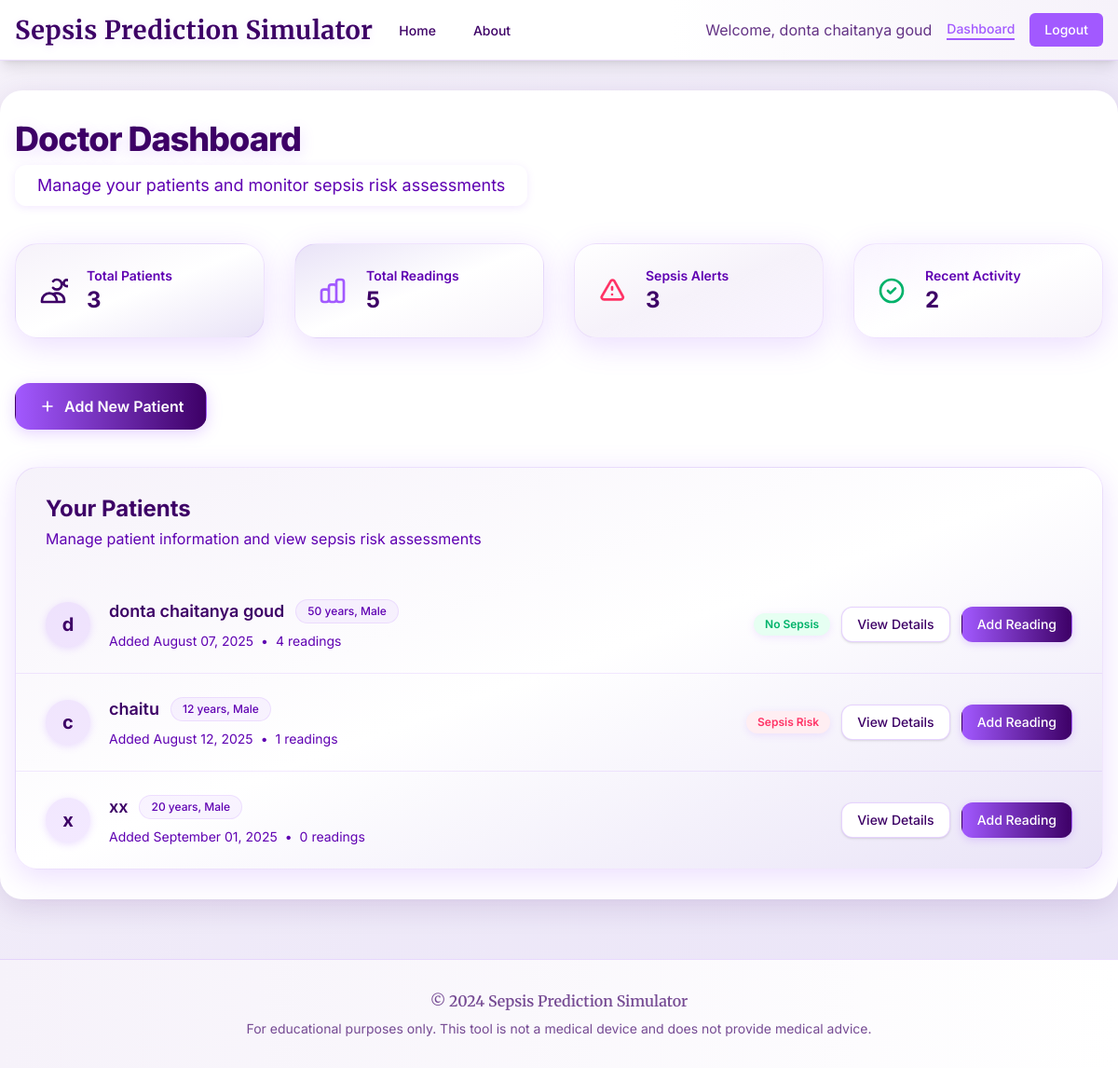
The page /dashboard (signed in) on the database its author committed.
### app.py (models this page shows)
class User(UserMixin, db.Model):
    id = db.Column(db.Integer, primary_key=True)
    email = db.Column(db.String(120), unique=True, nullable=False)
    name = db.Column(db.String(120), nullable=False)
    password_hash = db.Column(db.String(255), nullable=False)
    created_at = db.Column(db.DateTime, default=datetime.utcnow)
    patients = db.relationship('Patient', backref='doctor', lazy=True)

class Patient(db.Model):
    id = db.Column(db.Integer, primary_key=True)
    doctor_id = db.Column(db.Integer, db.ForeignKey('user.id'), nullable=False)
    name = db.Column(db.String(120), nullable=False)
    age = db.Column(db.Integer, nullable=False)
    gender = db.Column(db.String(10), nullable=False)
    created_at = db.Column(db.DateTime, default=datetime.utcnow)
    readings = db.relationship('Reading', backref='patient', lazy=True, order_by='Reading.timestamp.desc()')

### app.py (the view)
@app.route('/dashboard')
@doctor_required
def dashboard():
    patients = Patient.query.filter_by(doctor_id=current_user.id).all()
    return render_template('dashboard.html', patients=patients)

### app.py (called while the page is built)
@login_manager.user_loader
def load_user(user_id):
    return User.query.get(int(user_id))

def doctor_required(f):
    @wraps(f)
    def decorated_function(*args, **kwargs):
        if not current_user.is_authenticated:
            return redirect(url_for('login'))
        return f(*args, **kwargs)
    return decorated_function

### templates/dashboard.html (shortened to what this page needs)
{% extends "base.html" %}
{% block content %}
<div class="max-w-7xl mx-auto">
    <div class="mb-10">
        <h1 class="text-4xl font-extrabold" style="color: #3D0066; letter-spacing: -1px; text-shadow: 0 4px 16px #A259FF33;">
            Doctor Dashboard
        </h1>
        <p class="text-lg text-[#5F00B2] mt-2 bg-white inline-block px-6 py-2 rounded-xl shadow" style="box-shadow: 0 2px 8px 0 #A259FF22;">
            Manage your patients and monitor sepsis risk assessments
        </p>
    </div>
    <div class="grid grid-cols-1 md:grid-cols-4 gap-8 mb-12">
        <div class="bg-gradient-to-br from-[#f6f2fa] via-white to-[#e9e3f7] rounded-3xl shadow-2xl border border-[#A259FF22] transform hover:-translate-y-1 transition duration-200" style="box-shadow: 0 8px 32px 0 #A259FF33;">
            <div class="p-6">
                <div class="flex items-center">
                    <div class="flex-shrink-0">
                        <svg class="h-8 w-8 text-[#3D0066]" fill="none" stroke="currentColor" viewBox="0 0 24 24">
                            <path stroke-linecap="round" stroke-linejoin="round" stroke-width="2" d="M12 4.354a4 4 0 110 5.292M15 21H3v-1a6 6 0 0112 0v1zm0 0h6v-1a6 6 0 00-9-5.197m13.5-9a2.5 2.5 0 11-5 0 2.5 2.5 0 015 0z"></path>
                        </svg>
                    </div>
                    <div class="ml-5 w-0 flex-1">
                        <dl>
                            <dt class="text-sm font-semibold text-[#5F00B2] truncate">Total Patients</dt>
                            <dd class="text-2xl font-bold" style="color: #3D0066;">{{ patients|length }}</dd>
                        </dl>
                    </div>
                </div>
            </div>
        </div>
        <div class="bg-gradient-to-br from-[#e9e3f7] via-white to-[#f6f2fa] rounded-3xl shadow-2xl border border-[#A259FF22] transform hover:-translate-y-1 transition duration-200" style="box-shadow: 0 8px 32px 0 #A259FF33;">
            <div class="p-6">
                <div class="flex items-center">
                    <div class="flex-shrink-0">
                    </div>
                    <div class="ml-5 w-0 flex-1">
                        <dl>
                            <dt class="text-sm font-semibold text-[#5F00B2] truncate">Total Readings</dt>
                            <dd class="text-2xl font-bold" style="color: #3D0066;">
                                {% set total_readings = namespace(value=0) %}
                                {% for patient in patients %}
                                    {% set total_readings.value = total_readings.value + patient.readings|length %}
                                {% endfor %}
                                {{ total_readings.value }}
                            </dd>
                        </dl>
                    </div>
                </div>
            </div>
        </div>
        <div class="bg-gradient-to-br from-[#fff] via-[#f6f2fa] to-[#A259FF11] rounded-3xl shadow-2xl border border-[#A259FF22] transform hover:-translate-y-1 transition duration-200" style="box-shadow: 0 8px 32px 0 #A259FF33;">
            <div class="p-6">
                <div class="flex items-center">
                    <div class="flex-shrink-0">
                        <svg class="h-8 w-8 text-[#FF3366]" fill="none" stroke="currentColor" viewBox="0 0 24 24">
                            <path stroke-linecap="round" stroke-linejoin="round" stroke-width="2" d="M12 9v2m0 4h.01m-6.938 4h13.856c1.54 0 2.502-1.667 1.732-2.5L13.732 4c-.77-.833-1.964-.833-2.732 0L3.732 16.5c-.77.833.192 2.5 1.732 2.5z"></path>
                        </svg>
                    </div>
                    <div class="ml-5 w-0 flex-1">
                        <dl>
                            <dt class="text-sm font-semibold text-[#5F00B2] truncate">Sepsis Alerts</dt>
                            <dd class="text-2xl font-bold" style="color: #3D0066;">
                                {% set sepsis_count = namespace(value=0) %}
                                {% for patient in patients %}
                                    {% for reading in patient.readings %}
                                        {% if reading.prediction %}
                                            {% set sepsis_count.value = sepsis_count.value + 1 %}
                                        {% endif %}
                                    {% endfor %}
                                {% endfor %}
                                {{ sepsis_count.value }}
                            </dd>
                        </dl>
                    </div>
                </div>
            </div>
        </div>
        <div class="bg-gradient-to-br from-[#A259FF11] via-white to-[#f6f2fa] rounded-3xl shadow-2xl border border-[#A259FF22] transform hover:-translate-y-1 transition duration-200" style="box-shadow: 0 8px 32px 0 #A259FF33;">
            <div class="p-6">
                <div class="flex items-center">
                    <div class="flex-shrink-0">
                        <svg class="h-8 w-8 text-[#00B26A]" fill="none" stroke="currentColor" viewBox="0 0 24 24">
                            <path stroke-linecap="round" stroke-linejoin="round" stroke-width="2" d="M9 12l2 2 4-4m6 2a9 9 0 11-18 0 9 9 0 0118 0z"></path>
                        </svg>
                    </div>
                    <div class="ml-5 w-0 flex-1">
                        <dl>
                            <dt class="text-sm font-semibold text-[#5F00B2] truncate">Recent Activity</dt>
                            <dd class="text-2xl font-bold" style="color: #3D0066;">
                                {% set recent_count = namespace(value=0) %}
                                {% for patient in patients %}
                                    {% for reading in patient.readings[:1] %}
                                        {% set recent_count.value = recent_count.value + 1 %}
                                    {% endfor %}
                                {% endfor %}
                                {{ recent_count.value }}
                            </dd>
                        </dl>
                    </div>
                </div>
            </div>
        </div>
    </div>
    <div class="mb-10">
        <a href="{{ url_for('new_patient') }}"
           class="inline-flex items-center px-6 py-3 border border-transparent text-base font-semibold rounded-2xl shadow-lg text-white transition hover:opacity-90"
           style="background: linear-gradient(90deg, #A259FF 0%, #3D0066 100%); box-shadow: 0 4px 16px 0 #A259FF44;">
            <svg class="h-5 w-5 mr-2" fill="none" stroke="currentColor" viewBox="0 0 24 24">
                <path stroke-linecap="round" stroke-linejoin="round" stroke-width="2" d="M12 6v6m0 0v6m0-6h6m-6 0H6"></path>
            </svg>
            Add New Patient
        </a>
    </div>
    <div class="bg-gradient-to-br from-[#f6f2fa] via-white to-[#e9e3f7] shadow-2xl border border-[#A259FF22] sm:rounded-3xl" style="box-shadow: 0 8px 32px 0 #A259FF33;">
        <div class="px-6 py-7 sm:px-8">
            <h3 class="text-2xl font-bold" style="color: #3D0066;">Your Patients</h3>
            <p class="mt-1 max-w-2xl text-base text-[#5F00B2]">Manage patient information and view sepsis risk assessments</p>
        </div>
        {% if patients and patients|length > 0 %}
            <ul class="divide-y divide-[#A259FF22]">
                {% for patient in patients %}
                <li>
                    <div class="px-6 py-6 sm:px-8">
                        <div class="flex items-center justify-between">
                            <div class="flex items-center">
                                <div class="flex-shrink-0">
                                    <div class="h-12 w-12 rounded-full bg-[#A259FF22] flex items-center justify-center shadow" style="box-shadow: 0 2px 8px 0 #A259FF33;">
                                        <span class="text-[#3D0066] font-bold text-xl">
                                            {{ patient.name[0]|default('?', true) }}
                                        </span>
                                    </div>
                                </div>
                                <div class="ml-5">
                                    <div class="flex items-center">
                                        <p class="text-lg font-semibold" style="color: #3D0066;">{{ patient.name }}</p>
                                        <span class="ml-3 inline-flex items-center px-3 py-1 rounded-full text-xs font-medium bg-[#A259FF11] text-[#5F00B2] border border-[#A259FF22]">
                                            {{ patient.age }} years, {{ patient.gender }}
                                        </span>
                                    </div>
                                    <div class="mt-2 flex items-center text-sm text-[#5F00B2]">
                                        <p>
                                            Added
                                            {% if patient.created_at %}
                                                {{ patient.created_at.strftime('%B %d, %Y') }}
                                            {% else %}
                                                Unknown date
                                            {% endif %}
                                        </p>
                                        <span class="mx-2">•</span>
                                        <p>{{ patient.readings|length }} readings</p>
                                    </div>
                                </div>
                            </div>
                            <div class="flex items-center space-x-3">
                                {% if patient.readings and patient.readings|length > 0 %}
                                    {% set latest_reading = patient.readings[0] %}
                                    <span class="inline-flex items-center px-3 py-1 rounded-full text-xs font-semibold shadow"
                                        style="{% if latest_reading.prediction %}background: #FFEEF2; color: #FF3366;{% else %}background: #E6FFF2; color: #00B26A;{% endif %} box-shadow: 0 2px 8px 0 #A259FF22;">
                                        {% if latest_reading.prediction %}Sepsis Risk{% else %}No Sepsis{% endif %}
                                    </span>
                                {% endif %}
                                <a href="{{ url_for('patient_detail', patient_id=patient.id) }}"
                                   class="inline-flex items-center px-4 py-2 border border-[#A259FF44] shadow text-sm font-medium rounded-xl text-[#3D0066] bg-white hover:bg-[#f6f2fa] focus:outline-none focus:ring-2 focus:ring-offset-2 focus:ring-[#A259FF] transition">
                                    View Details
                                </a>
                                <a href="{{ url_for('new_reading', patient_id=patient.id) }}"
                                   class="inline-flex items-center px-4 py-2 border border-transparent text-sm font-medium rounded-xl text-white transition hover:opacity-90"
                                   style="background: linear-gradient(90deg, #A259FF 0%, #3D0066 100%); box-shadow: 0 2px 8px 0 #A259FF44;">
                                    Add Reading
                                </a>
                            </div>
                        </div>
                    </div>
                </li>
                {% endfor %}
            </ul>
        {% endif %}
    </div>
</div>
{% endblock %}

### templates/base.html (shortened to what this page needs)
<!DOCTYPE html>
<html lang="en">
<head>
    <script src="https://cdn.tailwindcss.com"></script>
</head>
<body class="bg-[#f6f2fa] text-[#2A004D] min-h-screen">
    <nav class="nav-bg shadow-lg border-b border-[#A259FF]/20">
        <div class="max-w-7xl mx-auto px-4">
            <div class="flex justify-between h-16">
                <div class="flex">
                    <div class="flex-shrink-0 flex items-center">
                        <a href="{{ url_for('home') }}" class="official-title">
                            Sepsis Prediction Simulator
                        </a>
                    </div>
                    <div class="hidden sm:ml-6 sm:flex sm:space-x-8">
                        <a href="{{ url_for('home') }}" class="nav-link inline-flex items-center px-1 pt-1 border-b-2 border-transparent text-sm font-medium {% if request.endpoint == 'home' %}active{% endif %}">
                            Home
                        </a>
                        <a href="{{ url_for('about') }}" class="nav-link inline-flex items-center px-1 pt-1 border-b-2 border-transparent text-sm font-medium {% if request.endpoint == 'about' %}active{% endif %}">
                            About
                        </a>
                    </div>
                </div>
                <div class="hidden sm:ml-6 sm:flex sm:items-center">
                    {% if current_user.is_authenticated %}
                        <div class="flex items-center space-x-4">
                            <span class="text-[#3D0066]/80">Welcome, {{ current_user.name }}</span>
                            <a href="{{ url_for('dashboard') }}" class="nav-link text-sm font-medium {% if request.endpoint == 'dashboard' %}active{% endif %}">
                                Dashboard
                            </a>
                            <a href="{{ url_for('logout') }}" class="bg-[#A259FF] text-white px-4 py-2 rounded-md text-sm font-medium hover:bg-[#3D0066] transition">
                                Logout
                            </a>
                        </div>
                    {% endif %}
                </div>
            </div>
        </div>
    </nav>
    <main class="max-w-7xl mx-auto px-4 py-8 mt-8 mb-8">
        {% block content %}{% endblock %}
    </main>
    <footer class="border-t border-[#A259FF]/20 mt-16">
        <div class="max-w-7xl mx-auto px-4 py-8">
            <div class="text-center text-[#3D0066]/70">
                <p class="font-semibold" style="font-family: 'Merriweather', 'Times New Roman', Times, serif;">&copy; 2024 Sepsis Prediction Simulator</p>
                <p class="mt-2 text-sm">For educational purposes only. This tool is not a medical device and does not provide medical advice.</p>
            </div>
        </div>
    </footer>
</body>
</html>

### templates/base.html (style rules this page uses)
body { font-family: 'Inter', sans-serif; background: linear-gradient(135deg, #f6f2fa 0%, #e9e3f7 100%); color: #2A004D; }
.official-title { font-family: 'Merriweather', 'Times New Roman', Times, serif; font-weight: 700; font-size: 1.7rem; letter-spacing: 0.5px; color: #3D0066; text-shadow: 0 2px 8px #A259FF22, 0 1px 0 #fff; }
.nav-link { color: #3D0066; font-weight: 500; transition: color 0.2s, border-color 0.2s; }
.nav-link:hover, .nav-link.active { color: #A259FF; border-bottom: 2px solid #A259FF; }
.nav-bg { background: linear-gradient(90deg, #fff 60%, #f6f2fa 100%); }
main { background: #fff; border-radius: 1.5rem; box-shadow: 0 8px 32px 0 #3D006622; }
footer { background: linear-gradient(90deg, #f6f2fa 0%, #fff 100%); }

### rows shown on the page
User: name "donta chaitanya goud"
Patient: name "d", name "donta chaitanya goud", age "50", gender "Male", created_at "August 07, 2025", readings|length "4", shows "No Sepsis"
Patient: name "c", name "chaitu", age "12", gender "Male", created_at "August 12, 2025", readings|length "1", shows "Sepsis Risk"
Patient: name "x", name "xx", age "20", gender "Male", created_at "September 01, 2025", readings|length "0"

### other values the page prints
{{ patients|length }} "3"
{{ total_readings.value }} "5"
{{ sepsis_count.value }} "3"
{{ recent_count.value }} "2"
